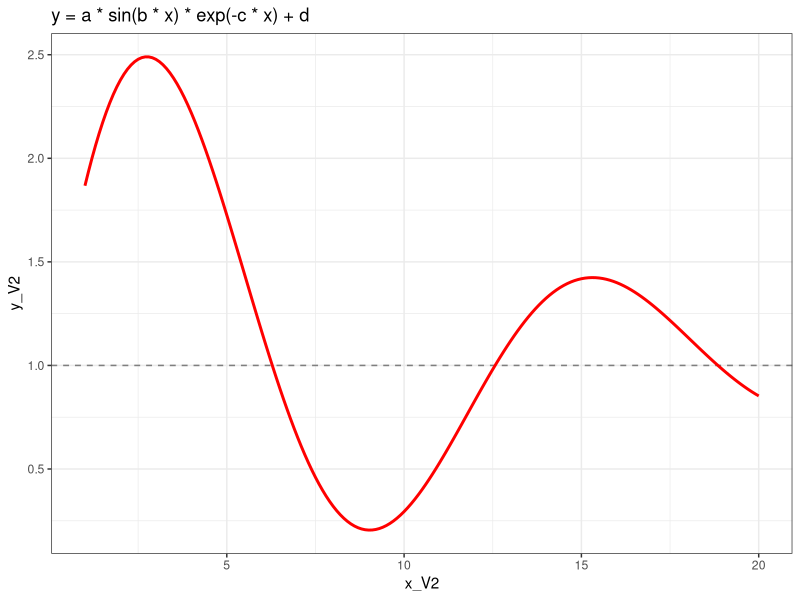

Reproduce this figure in R.
# ------------------------------------------------------------------------------
# 01_test.R
# Simple example: evaluate an arbitrary function y = f(x) with hardcoded
# parameters and plot the result with ggplot2. Used as a demo for GitHub.
# 
# Contacto: Nico
# COn la colaboracion de Kathy, Cata, y Rui
# Add Mexican Team
# ------------------------------------------------------------------------------

# Proposed changes:
# 1. Make xMin and xMax to create x
# 2. Change the labels of the y-axis and x-axis
# 3. Change the colour and type of the line in the plot
# 4. Add caption to figure

library("ggplot2")

# Hardcoded parameters ---------------------------------------------------------
a <- 2.0      # amplitude
b <- 0.5      # frequency
c <- 0.1      # exponential decay rate
d <- 1.0      # vertical offset

# x values ---------------------------------------------------------------------
xmin <- 1
xmax <- 20
x <- seq(from = xmin, to = xmax, by = 0.1)

# Arbitrary function: damped sine wave -----------------------------------------
y <- a * sin(b * x) * exp(-c * x) + d

df <- data.frame(x = x, y = y)

# Plot -------------------------------------------------------------------------
p <- ggplot(df, aes(x = x, y = y)) +
        geom_hline(yintercept = d, linetype = "dashed", colour = "grey50") +
        geom_line(colour = "red", linewidth = 1) +
        labs(title = "y = a * sin(b * x) * exp(-c * x) + d",
            x = "x_V2",
            y = "y_V2") +
        theme_bw()

print(p)
